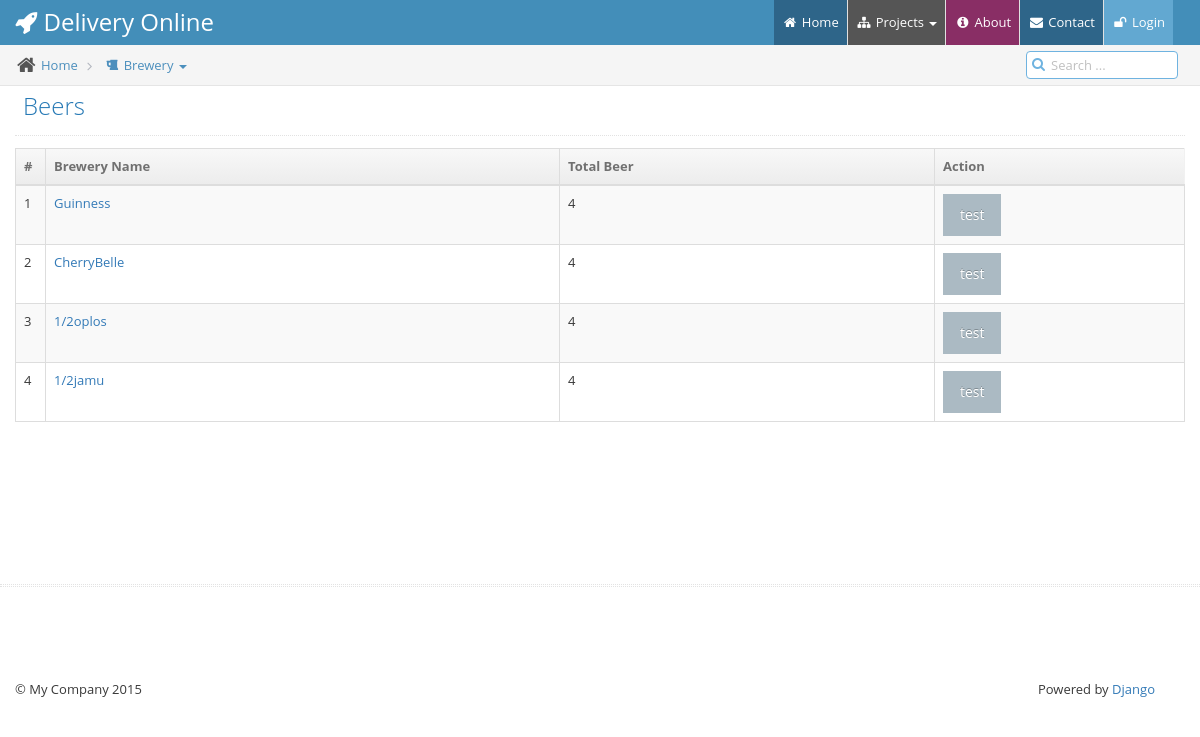
/brewerys/, run on the app's committed database.
### beer/models.py (models this page shows)
class Brewery(models.Model):
    name = models.CharField(max_length=200)
    slug = models.SlugField(unique=True)
    description = models.TextField(blank=True)
    def __str__(self):
        return self.name

### beer/views.py (the view)
# urls.py: url(r'^brewerys/$', beer.views.BrewerysAll, name='brewerys_all'),
def BrewerysAll(request):
    brewerys = Brewery.objects.all()
    if request.method == "POST":
        form = LoginForm(request.POST)
    else:
        form = LoginForm()
    context = {
        'brewerys': brewerys,
        'form': form
    }
    return render_to_response('beer/brewerysall.html', context, context_instance=RequestContext(request))

### drinker/forms.py
class LoginForm(forms.Form):
    username = forms.CharField(label=u'Username')
    password = forms.CharField(label=u'Password',
                               widget=forms.PasswordInput(render_value=False))

### templates/beer/brewerysall.html (shortened to what this page needs)
{% extends "beer/base.html" %}
{% block breadcrumb %}
<li>
    <i class="ace-icon fa fa-home home-icon"></i>
    <a href="{% url 'home' %}">Home</a>
</li>
<li class="active dropdown">
    <a href="{% url 'brewerys_all' %}">
        <i class="fa fa-fw fa-beer"></i> Brewery
    </a>
    <a class="dropdown-toggle" href="#" data-toggle="dropdown">
        <b class="caret"></b>
    </a>
</li>
{% endblock %}
{% block content %}
<table class="table table-striped table-bordered">
    <thead>
    <tr>
        <th width="30">#</th>
        <th>Brewery Name</th>
        <th>Total Beer</th>
        <th>Action</th>
    </tr>
    </thead>
    <tbody>
    {% for brewery in brewerys %}
    <tr>
        <td>{{ forloop.counter }}</td>
        <td>
            <a href="/brewerys/{{ brewery.slug }}">{{ brewery }}</a>
        </td>
        <td>{{ brewerys|length }}</td>
        <td width=250>
            <a class="btn" href="#">test</a>
        </td>
    </tr>
    {% endfor %}
    </tbody>
</table>
{% endblock %}

### data on the page
Brewery: name "Guinness", brewerys "4"
Brewery: name "CherryBelle", brewerys "4"
Brewery: name "1/2oplos", brewerys "4"
Brewery: name "1/2jamu", brewerys "4"
